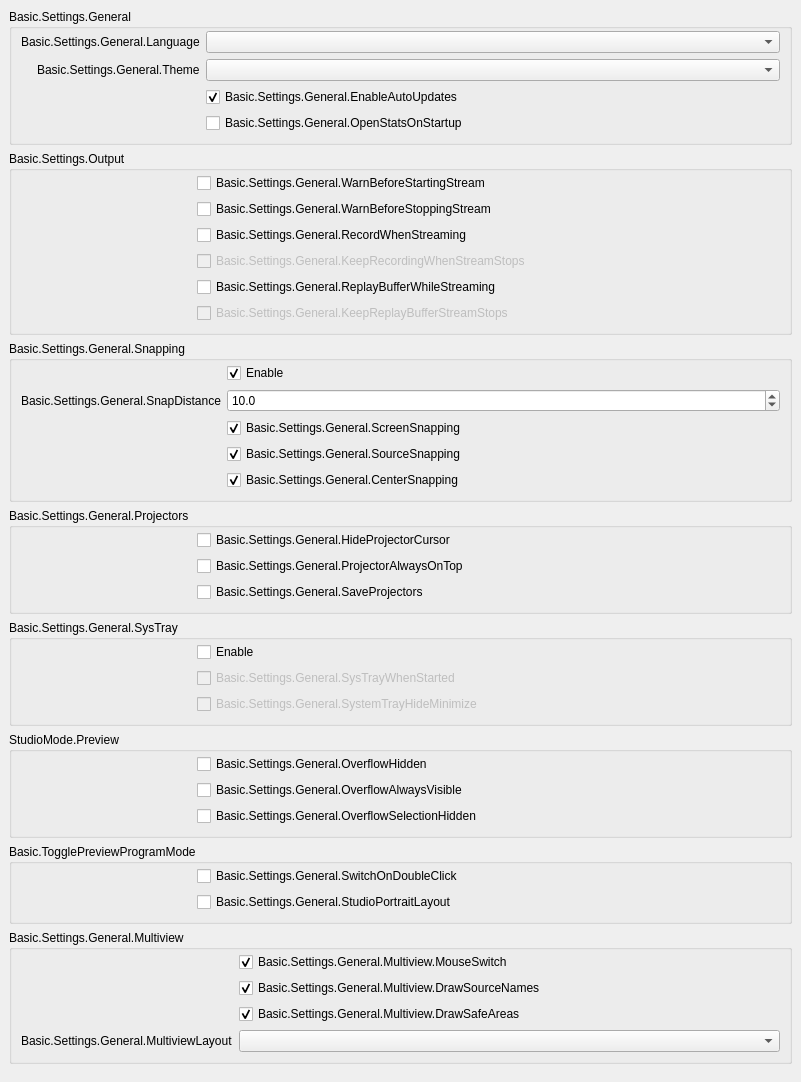
           <widget class="QWidget" name="scrollAreaWidgetContents_2">
            <property name="geometry">
             <rect>
              <x>0</x>
              <y>0</y>
              <width>801</width>
              <height>897</height>
             </rect>
            </property>
            <layout class="QVBoxLayout" name="verticalLayout_19">
             <property name="leftMargin">
              <number>0</number>
             </property>
             <property name="topMargin">
              <number>0</number>
             </property>
             <property name="rightMargin">
              <number>0</number>
             </property>
             <property name="bottomMargin">
              <number>9</number>
             </property>
             <item alignment="Qt::AlignTop">
              <widget class="QWidget" name="widget_2" native="true">
               <layout class="QVBoxLayout" name="verticalLayout_20">
                <item>
                 <widget class="QGroupBox" name="groupBox_15">
                  <property name="title">
                   <string>Basic.Settings.General</string>
                  </property>
                  <layout class="QFormLayout" name="formLayout_32">
                   <property name="fieldGrowthPolicy">
                    <enum>QFormLayout::AllNonFixedFieldsGrow</enum>
                   </property>
                   <property name="labelAlignment">
                    <set>Qt::AlignRight|Qt::AlignTrailing|Qt::AlignVCenter</set>
                   </property>
                   <property name="topMargin">
                    <number>2</number>
                   </property>
                   <item row="0" column="0">
                    <widget class="QLabel" name="label">
                     <property name="text">
                      <string>Basic.Settings.General.Language</string>
                     </property>
                     <property name="buddy">
                      <cstring>language</cstring>
                     </property>
                    </widget>
                   </item>
                   <item row="0" column="1">
                    <widget class="QComboBox" name="language"/>
                   </item>
                   <item row="1" column="0">
                    <widget class="QLabel" name="label_42">
                     <property name="text">
                      <string>Basic.Settings.General.Theme</string>
                     </property>
                     <property name="buddy">
                      <cstring>theme</cstring>
                     </property>
                    </widget>
                   </item>
                   <item row="1" column="1">
                    <widget class="QComboBox" name="theme"/>
                   </item>
                   <item row="2" column="0">
                    <spacer name="horizontalSpacer_3">
                     <property name="orientation">
                      <enum>Qt::Horizontal</enum>
                     </property>
                     <property name="sizeType">
                      <enum>QSizePolicy::Fixed</enum>
                     </property>
                     <property name="sizeHint" stdset="0">
                      <size>
                       <width>170</width>
                       <height>5</height>
                      </size>
                     </property>
                    </spacer>
                   </item>
                   <item row="2" column="1">
                    <widget class="QCheckBox" name="enableAutoUpdates">
                     <property name="text">
                      <string>Basic.Settings.General.EnableAutoUpdates</string>
                     </property>
                     <property name="checked">
                      <bool>true</bool>
                     </property>
                    </widget>
                   </item>
                   <item row="3" column="1">
                    <widget class="QCheckBox" name="openStatsOnStartup">
                     <property name="text">
                      <string>Basic.Settings.General.OpenStatsOnStartup</string>
                     </property>
                    </widget>
                   </item>
                  </layout>
                 </widget>
                </item>
                <item>
                 <widget class="QGroupBox" name="groupBox_16">
                  <property name="title">
                   <string>Basic.Settings.Output</string>
                  </property>
                  <layout class="QFormLayout" name="formLayout_2">
                   <property name="fieldGrowthPolicy">
                    <enum>QFormLayout::AllNonFixedFieldsGrow</enum>
                   </property>
                   <property name="topMargin">
                    <number>2</number>
                   </property>
                   <item row="0" column="0">
                    <spacer name="horizontalSpacer_5">
                     <property name="orientation">
                      <enum>Qt::Horizontal</enum>
                     </property>
                     <property name="sizeType">
                      <enum>QSizePolicy::Fixed</enum>
                     </property>
                     <property name="sizeHint" stdset="0">
                      <size>
                       <width>170</width>
                       <height>5</height>
                      </size>
                     </property>
                    </spacer>
                   </item>
                   <item row="0" column="1">
                    <widget class="QCheckBox" name="warnBeforeStreamStart">
                     <property name="text">
                      <string>Basic.Settings.General.WarnBeforeStartingStream</string>
                     </property>
                    </widget>
                   </item>
                   <item row="1" column="1">
                    <widget class="QCheckBox" name="warnBeforeStreamStop">
                     <property name="text">
                      <string>Basic.Settings.General.WarnBeforeStoppingStream</string>
                     </property>
                    </widget>
                   </item>
                   <item row="2" column="1">
                    <widget class="QCheckBox" name="recordWhenStreaming">
                     <property name="text">
                      <string>Basic.Settings.General.RecordWhenStreaming</string>
                     </property>
                    </widget>
                   </item>
                   <item row="3" column="1">
                    <widget class="QCheckBox" name="keepRecordStreamStops">
                     <property name="enabled">
                      <bool>false</bool>
                     </property>
                     <property name="text">
                      <string>Basic.Settings.General.KeepRecordingWhenStreamStops</string>
                     </property>
                    </widget>
                   </item>
                   <item row="4" column="1">
                    <widget class="QCheckBox" name="replayWhileStreaming">
                     <property name="text">
                      <string>Basic.Settings.General.ReplayBufferWhileStreaming</string>
                     </property>
                    </widget>
                   </item>
                   <item row="5" column="1">
                    <widget class="QCheckBox" name="keepReplayStreamStops">
                     <property name="enabled">
                      <bool>false</bool>
                     </property>
                     <property name="text">
                      <string>Basic.Settings.General.KeepReplayBufferStreamStops</string>
                     </property>
                    </widget>
                   </item>
                  </layout>
                 </widget>
                </item>
                <item>
                 <widget class="QGroupBox" name="groupBox_10">
                  <property name="enabled">
                   <bool>true</bool>
                  </property>
                  <property name="sizePolicy">
                   <sizepolicy hsizetype="Preferred" vsizetype="Maximum">
                    <horstretch>0</horstretch>
                    <verstretch>0</verstretch>
                   </sizepolicy>
                  </property>
                  <property name="title">
                   <string>Basic.Settings.General.Snapping</string>
                  </property>
                  <property name="flat">
                   <bool>false</bool>
                  </property>
                  <layout class="QFormLayout" name="formLayout_21">
                   <property name="fieldGrowthPolicy">
                    <enum>QFormLayout::AllNonFixedFieldsGrow</enum>
                   </property>
                   <property name="labelAlignment">
                    <set>Qt::AlignRight|Qt::AlignTrailing|Qt::AlignVCenter</set>
                   </property>
                   <property name="topMargin">
                    <number>2</number>
                   </property>
                   <item row="0" column="1">
                    <widget class="QCheckBox" name="snappingEnabled">
                     <property name="text">
                      <string>Enable</string>
                     </property>
                     <property name="checked">
                      <bool>true</bool>
                     </property>
                    </widget>
                   </item>
                   <item row="2" column="1">
                    <widget class="QCheckBox" name="screenSnapping">
                     <property name="text">
                      <string>Basic.Settings.General.ScreenSnapping</string>
                     </property>
                     <property name="checked">
                      <bool>true</bool>
                     </property>
                    </widget>
                   </item>
                   <item row="4" column="1">
                    <widget class="QCheckBox" name="centerSnapping">
                     <property name="text">
                      <string>Basic.Settings.General.CenterSnapping</string>
                     </property>
                     <property name="checked">
                      <bool>true</bool>
                     </property>
                    </widget>
                   </item>
                   <item row="3" column="1">
                    <widget class="QCheckBox" name="sourceSnapping">
                     <property name="text">
                      <string>Basic.Settings.General.SourceSnapping</string>
                     </property>
                     <property name="checked">
                      <bool>true</bool>
                     </property>
                    </widget>
                   </item>
                   <item row="1" column="1">
                    <widget class="QDoubleSpinBox" name="snapDistance">
                     <property name="decimals">
                      <number>1</number>
                     </property>
                     <property name="singleStep">
                      <double>0.500000000000000</double>
                     </property>
                     <property name="value">
                      <double>10.000000000000000</double>
                     </property>
                    </widget>
                   </item>
                   <item row="1" column="0">
                    <widget class="QLabel" name="label_9">
                     <property name="text">
                      <string>Basic.Settings.General.SnapDistance</string>
                     </property>
                     <property name="buddy">
                      <cstring>snapDistance</cstring>
                     </property>
                    </widget>
                   </item>
                   <item row="3" column="0">
                    <spacer name="horizontalSpacer_4">
                     <property name="orientation">
                      <enum>Qt::Horizontal</enum>
                     </property>
                     <property name="sizeType">
                      <enum>QSizePolicy::Fixed</enum>
                     </property>
                     <property name="sizeHint" stdset="0">
                      <size>
                       <width>170</width>
                       <height>5</height>
                      </size>
                     </property>
                    </spacer>
                   </item>
                  </layout>
                 </widget>
                </item>
                <item>
                 <widget class="QGroupBox" name="groupBox_14">
                  <property name="title">
                   <string>Basic.Settings.General.Projectors</string>
                  </property>
                  <layout class="QFormLayout" name="formLayout_28">
                   <property name="fieldGrowthPolicy">
                    <enum>QFormLayout::AllNonFixedFieldsGrow</enum>
                   </property>
                   <property name="topMargin">
                    <number>2</number>
                   </property>
                   <item row="0" column="1">
                    <widget class="QCheckBox" name="hideProjectorCursor">
                     <property name="text">
                      <string>Basic.Settings.General.HideProjectorCursor</string>
                     </property>
                    </widget>
                   </item>
                   <item row="1" column="1">
                    <widget class="QCheckBox" name="projectorAlwaysOnTop">
                     <property name="text">
                      <string>Basic.Settings.General.ProjectorAlwaysOnTop</string>
                     </property>
                    </widget>
                   </item>
                   <item row="2" column="1">
                    <widget class="QCheckBox" name="saveProjectors">
                     <property name="text">
                      <string>Basic.Settings.General.SaveProjectors</string>
                     </property>
                    </widget>
                   </item>
                   <item row="1" column="0">
                    <spacer name="horizontalSpacer">
                     <property name="orientation">
                      <enum>Qt::Horizontal</enum>
                     </property>
                     <property name="sizeType">
                      <enum>QSizePolicy::Fixed</enum>
                     </property>
                     <property name="sizeHint" stdset="0">
                      <size>
                       <width>170</width>
                       <height>5</height>
                      </size>
                     </property>
                    </spacer>
                   </item>
                  </layout>
                 </widget>
                </item>
                <item>
                 <widget class="QGroupBox" name="groupBox_13">
                  <property name="title">
                   <string>Basic.Settings.General.SysTray</string>
                  </property>
                  <layout class="QFormLayout" name="formLayout_29">
                   <property name="fieldGrowthPolicy">
                    <enum>QFormLayout::AllNonFixedFieldsGrow</enum>
                   </property>
                   <property name="topMargin">
                    <number>2</number>
                   </property>
                   <item row="0" column="1">
                    <widget class="QCheckBox" name="systemTrayEnabled">
                     <property name="text">
                      <string>Enable</string>
                     </property>
                    </widget>
                   </item>
                   <item row="1" column="1">
                    <widget class="QCheckBox" name="systemTrayWhenStarted">
                     <property name="enabled">
                      <bool>false</bool>
                     </property>
                     <property name="text">
                      <string>Basic.Settings.General.SysTrayWhenStarted</string>
                     </property>
                    </widget>
                   </item>
                   <item row="2" column="1">
                    <widget class="QCheckBox" name="systemTrayAlways">
                     <property name="enabled">
                      <bool>false</bool>
                     </property>
                     <property name="text">
                      <string>Basic.Settings.General.SystemTrayHideMinimize</string>
                     </property>
                    </widget>
                   </item>
                   <item row="1" column="0">
                    <spacer name="horizontalSpacer_2">
                     <property name="orientation">
                      <enum>Qt::Horizontal</enum>
                     </property>
                     <property name="sizeType">
                      <enum>QSizePolicy::Fixed</enum>
                     </property>
                     <property name="sizeHint" stdset="0">
                      <size>
                       <width>170</width>
                       <height>5</height>
                      </size>
                     </property>
                    </spacer>
                   </item>
                  </layout>
                 </widget>
                </item>
                <item>
                 <widget class="QGroupBox" name="groupBox_18">
                  <property name="title">
                   <string>StudioMode.Preview</string>
                  </property>
                  <layout class="QFormLayout" name="formLayout_35">
                   <property name="fieldGrowthPolicy">
                    <enum>QFormLayout::AllNonFixedFieldsGrow</enum>
                   </property>
                   <property name="labelAlignment">
                    <set>Qt::AlignRight|Qt::AlignTrailing|Qt::AlignVCenter</set>
                   </property>
                   <property name="topMargin">
                    <number>2</number>
                   </property>
                   <item row="1" column="1">
                    <widget class="QCheckBox" name="overflowAlwaysVisible">
                     <property name="text">
                      <string>Basic.Settings.General.OverflowAlwaysVisible</string>
                     </property>
                    </widget>
                   </item>
                   <item row="0" column="0">
                    <spacer name="horizontalSpacer_25">
                     <property name="orientation">
                      <enum>Qt::Horizontal</enum>
                     </property>
                     <property name="sizeHint" stdset="0">
                      <size>
                       <width>170</width>
                       <height>5</height>
                      </size>
                     </property>
                    </spacer>
                   </item>
                   <item row="2" column="1">
                    <widget class="QCheckBox" name="overflowSelectionHide">
                     <property name="text">
                      <string>Basic.Settings.General.OverflowSelectionHidden</string>
                     </property>
                    </widget>
                   </item>
                   <item row="0" column="1">
                    <widget class="QCheckBox" name="overflowHide">
                     <property name="text">
                      <string>Basic.Settings.General.OverflowHidden</string>
                     </property>
                    </widget>
                   </item>
                  </layout>
                 </widget>
                </item>
                <item>
                 <widget class="QGroupBox" name="groupBox_11">
                  <property name="title">
                   <string>Basic.TogglePreviewProgramMode</string>
                  </property>
                  <layout class="QFormLayout" name="formLayout_31">
                   <property name="fieldGrowthPolicy">
                    <enum>QFormLayout::AllNonFixedFieldsGrow</enum>
                   </property>
                   <property name="labelAlignment">
                    <set>Qt::AlignRight|Qt::AlignTrailing|Qt::AlignVCenter</set>
                   </property>
                   <property name="topMargin">
                    <number>2</number>
                   </property>
                   <item row="0" column="1">
                    <widget class="QCheckBox" name="doubleClickSwitch">
                     <property name="text">
                      <string>Basic.Settings.General.SwitchOnDoubleClick</string>
                     </property>
                    </widget>
                   </item>
                   <item row="0" column="0">
                    <spacer name="horizontalSpacer_6">
                     <property name="orientation">
                      <enum>Qt::Horizontal</enum>
                     </property>
                     <property name="sizeHint" stdset="0">
                      <size>
                       <width>170</width>
                       <height>5</height>
                      </size>
                     </property>
                    </spacer>
                   </item>
                   <item row="1" column="1">
                    <widget class="QCheckBox" name="studioPortraitLayout">
                     <property name="text">
                      <string>Basic.Settings.General.StudioPortraitLayout</string>
                     </property>
                    </widget>
                   </item>
                  </layout>
                 </widget>
                </item>
                <item>
                 <widget class="QGroupBox" name="groupBoxMultiview">
                  <property name="title">
                   <string>Basic.Settings.General.Multiview</string>
                  </property>
                  <layout class="QFormLayout" name="formLayoutMultiview">
                   <property name="fieldGrowthPolicy">
                    <enum>QFormLayout::AllNonFixedFieldsGrow</enum>
                   </property>
                   <property name="labelAlignment">
                    <set>Qt::AlignRight|Qt::AlignTrailing|Qt::AlignVCenter</set>
                   </property>
                   <property name="topMargin">
                    <number>2</number>
                   </property>
                   <item row="0" column="0">
                    <spacer name="horizontalSpacerMultiview">
                     <property name="orientation">
                      <enum>Qt::Horizontal</enum>
                     </property>
                     <property name="sizeType">
                      <enum>QSizePolicy::Fixed</enum>
                     </property>
                     <property name="sizeHint" stdset="0">
                      <size>
                       <width>170</width>
                       <height>5</height>
                      </size>
                     </property>
                    </spacer>
                   </item>
                   <item row="0" column="1">
                    <widget class="QCheckBox" name="multiviewMouseSwitch">
                     <property name="text">
                      <string>Basic.Settings.General.Multiview.MouseSwitch</string>
                     </property>
                     <property name="checked">
                      <bool>true</bool>
                     </property>
                    </widget>
                   </item>
                   <item row="1" column="1">
                    <widget class="QCheckBox" name="multiviewDrawNames">
                     <property name="text">
                      <string>Basic.Settings.General.Multiview.DrawSourceNames</string>
                     </property>
                     <property name="checked">
                      <bool>true</bool>
                     </property>
                    </widget>
                   </item>
                   <item row="2" column="1">
                    <widget class="QCheckBox" name="multiviewDrawAreas">
                     <property name="text">
                      <string>Basic.Settings.General.Multiview.DrawSafeAreas</string>
                     </property>
                     <property name="checked">
                      <bool>true</bool>
                     </property>
                    </widget>
                   </item>
                   <item row="3" column="1">
                    <widget class="QComboBox" name="multiviewLayout"/>
                   </item>
                   <item row="3" column="0">
                    <widget class="QLabel" name="label_64">
                     <property name="text">
                      <string>Basic.Settings.General.MultiviewLayout</string>
                     </property>
                     <property name="buddy">
                      <cstring>multiviewLayout</cstring>
                     </property>
                    </widget>
                   </item>
                  </layout>
                 </widget>
                </item>
               </layout>
              </widget>
             </item>
            </layout>
           </widget>
